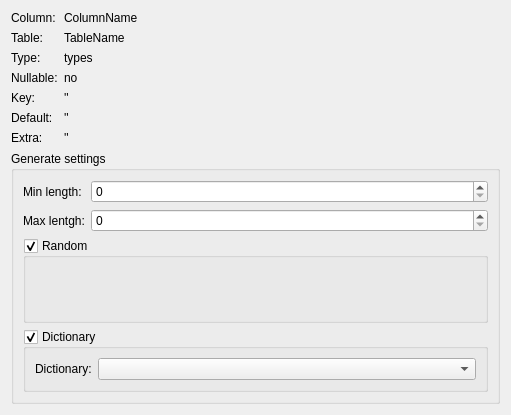
<?xml version="1.0" encoding="UTF-8"?>
<ui version="4.0">
 <class>StringSettingsWidget</class>
 <widget class="QWidget" name="StringSettingsWidget">
  <property name="geometry">
   <rect>
    <x>0</x>
    <y>0</y>
    <width>511</width>
    <height>415</height>
   </rect>
  </property>
  <property name="windowTitle">
   <string>StringSettingsWidget</string>
  </property>
  <layout class="QVBoxLayout" name="mainLayout">
   <item>
    <layout class="QFormLayout" name="infoLayout">
     <item row="0" column="0">
      <widget class="QLabel" name="columnNameLabel">
       <property name="text">
        <string>Column:</string>
       </property>
      </widget>
     </item>
     <item row="0" column="1">
      <widget class="QLabel" name="columnNameValueLabel">
       <property name="text">
        <string>ColumnName</string>
       </property>
      </widget>
     </item>
     <item row="2" column="0">
      <widget class="QLabel" name="typeLabel">
       <property name="text">
        <string>Type:</string>
       </property>
      </widget>
     </item>
     <item row="2" column="1">
      <widget class="QLabel" name="typeValueLabel">
       <property name="text">
        <string>types</string>
       </property>
      </widget>
     </item>
     <item row="3" column="1">
      <widget class="QLabel" name="nullValueLabel">
       <property name="text">
        <string>no</string>
       </property>
      </widget>
     </item>
     <item row="3" column="0">
      <widget class="QLabel" name="nullLabel">
       <property name="text">
        <string>Nullable:</string>
       </property>
      </widget>
     </item>
     <item row="5" column="0">
      <widget class="QLabel" name="defaultLabel">
       <property name="text">
        <string>Default:</string>
       </property>
      </widget>
     </item>
     <item row="6" column="0">
      <widget class="QLabel" name="extraLabel">
       <property name="text">
        <string>Extra:</string>
       </property>
      </widget>
     </item>
     <item row="5" column="1">
      <widget class="QLabel" name="defaultValueLabel">
       <property name="text">
        <string>''</string>
       </property>
      </widget>
     </item>
     <item row="6" column="1">
      <widget class="QLabel" name="extraValueLabel">
       <property name="text">
        <string>''</string>
       </property>
      </widget>
     </item>
     <item row="4" column="0">
      <widget class="QLabel" name="keyLabel">
       <property name="text">
        <string>Key:</string>
       </property>
      </widget>
     </item>
     <item row="4" column="1">
      <widget class="QLabel" name="keyValueLabel">
       <property name="text">
        <string>''</string>
       </property>
      </widget>
     </item>
     <item row="1" column="0">
      <widget class="QLabel" name="tableLabel">
       <property name="text">
        <string>Table:</string>
       </property>
      </widget>
     </item>
     <item row="1" column="1">
      <widget class="QLabel" name="tableValueLabel">
       <property name="text">
        <string>TableName</string>
       </property>
      </widget>
     </item>
    </layout>
   </item>
   <item>
    <widget class="QGroupBox" name="settingsGroup">
     <property name="title">
      <string>Generate settings</string>
     </property>
     <property name="flat">
      <bool>false</bool>
     </property>
     <property name="checkable">
      <bool>false</bool>
     </property>
     <layout class="QFormLayout" name="settingsGroupLayout">
      <item row="0" column="0">
       <widget class="QLabel" name="minLenLabel">
        <property name="text">
         <string>Min length: </string>
        </property>
       </widget>
      </item>
      <item row="0" column="1">
       <widget class="QSpinBox" name="minLenSpin"/>
      </item>
      <item row="1" column="0">
       <widget class="QLabel" name="maxLenLabel">
        <property name="text">
         <string>Max lentgh:</string>
        </property>
       </widget>
      </item>
      <item row="1" column="1">
       <widget class="QSpinBox" name="maxLenSpin"/>
      </item>
      <item row="2" column="0" colspan="2">
       <widget class="QGroupBox" name="randGroup">
        <property name="sizePolicy">
         <sizepolicy hsizetype="Expanding" vsizetype="Expanding">
          <horstretch>0</horstretch>
          <verstretch>0</verstretch>
         </sizepolicy>
        </property>
        <property name="title">
         <string>Random</string>
        </property>
        <property name="checkable">
         <bool>true</bool>
        </property>
        <layout class="QFormLayout" name="seqGroupLayout"/>
       </widget>
      </item>
      <item row="3" column="0" colspan="2">
       <widget class="QGroupBox" name="dictGroup">
        <property name="title">
         <string>Dictionary</string>
        </property>
        <property name="checkable">
         <bool>true</bool>
        </property>
        <layout class="QFormLayout" name="randomGroupLayout">
         <item row="0" column="0">
          <widget class="QLabel" name="dictLabel">
           <property name="text">
            <string>Dictionary:</string>
           </property>
          </widget>
         </item>
         <item row="0" column="1">
          <widget class="QComboBox" name="dictCombo"/>
         </item>
        </layout>
       </widget>
      </item>
     </layout>
    </widget>
   </item>
  </layout>
 </widget>
 <resources/>
 <connections/>
</ui>
